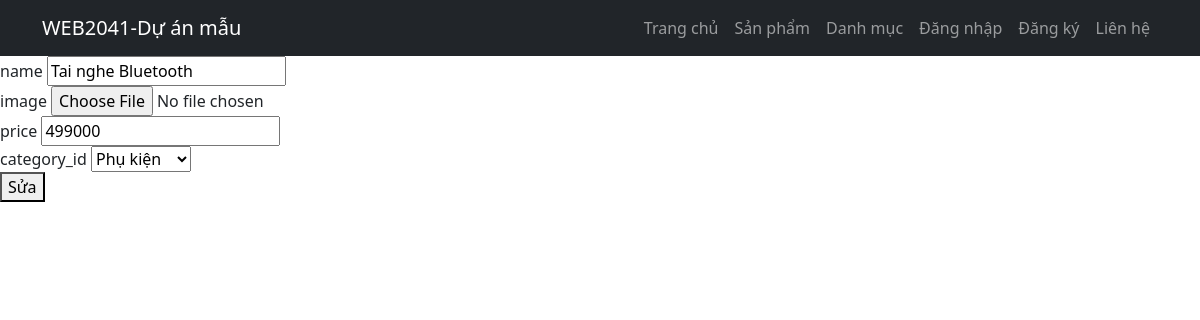
The app's page /?act=product-edit&id=4 with its own data.
### tables this page shows
CREATE TABLE `product` (
  `id` int NOT NULL,
  `name` varchar(255) NOT NULL,
  `image` varchar(255) DEFAULT NULL,
  `price` double NOT NULL,
  `category_id` int DEFAULT NULL
);

CREATE TABLE `category` (
  `id` int NOT NULL,
  `name` varchar(255) NOT NULL
);

### controllers/ProductController.php (called while the page is built, shortened)
<?php
class ProductController
{
    public $modelProduct;
    public $modelCategory;
    public function __construct()
    {
        $this->modelProduct = new ProductModel();
        $this->modelCategory = new CategoryModel();
    }
    public function edit(){
        $categories = $this->modelCategory->getAllCategory();
        $detail = $this->modelProduct->getOne();
        require_once './views/product/edit.php';
    }
}

### index.php (called while the page is built, shortened)
<?php
require_once './commons/function.php';
require_once './controllers/ProductController.php';
require_once './models/ProductModel.php';
require_once './models/CategoryModel.php';
$act = $_GET['act'] ?? '/';
match ($act) {
    '/' => (new ProductController())->Home(),
    'product-list' => (new ProductController())->index(),
    'product-create' => (new ProductController())->create(),
    'product-store' => (new ProductController())->store(),
    'product-destroy' => (new ProductController())->delete(),
    'product-edit' => (new ProductController())->edit(),
    'product-update' => (new ProductController())->update(),
    'category-list'    => (new CategoryController())->index(),
    'category-create'  => (new CategoryController())->create(),
    'category-store'   => (new CategoryController())->store(),
    'category-edit'    => (new CategoryController())->edit(),
    'category-update'  => (new CategoryController())->update(),
    'category-destroy' => (new CategoryController())->delete(),
};

### commons/function.php (called while the page is built, shortened)
<?php
function connectDB() {
    $host = DB_HOST;
    $port = DB_PORT;
    $dbname = DB_NAME;
    try {
        $conn = new PDO("mysql:host=$host;port=$port;dbname=$dbname", DB_USERNAME, DB_PASSWORD);
        $conn->setAttribute(PDO::ATTR_ERRMODE, PDO::ERRMODE_EXCEPTION);
        $conn->setAttribute(PDO::ATTR_DEFAULT_FETCH_MODE, PDO::FETCH_ASSOC);
        return $conn;
    } catch (PDOException $e) {
        echo ("Connection failed: " . $e->getMessage());
    }
}

### models/ProductModel.php (called while the page is built, shortened)
<?php
class ProductModel
{
    public $conn;
    public function __construct()
    {
        $this->conn = connectDB();
    }
    public function getOne(){
        $sql = "SELECT * FROM `product` WHERE id = :id";
        $stmt=$this->conn->prepare($sql);
        $stmt->bindParam('id', $_GET['id']);
        $stmt->execute();
        return $stmt->fetch();
    }
}

### models/CategoryModel.php (called while the page is built, shortened)
<?php
class CategoryModel
{
    public $conn;
    public function __construct()
    {
        $this->conn = connectDB();
    }
    public function getAllCategory()
    {
        $sql = "SELECT * FROM `category`";
        $stmt = $this->conn->query($sql);
        return $stmt->fetchAll();
    }
}

### views/product/edit.php (the view, shortened to what this page needs)
<!DOCTYPE html>
<html lang="en">
<head>
    <link href="https://cdn.jsdelivr.net/npm/bootstrap@5.3.3/dist/css/bootstrap.min.css" rel="stylesheet">
</head>
<body>
    <header>
        <nav class="navbar navbar-expand-lg navbar-dark bg-dark">
            <div class="container">
                <a class="navbar-brand" href="#">WEB2041-Dự án mẫu</a>
                <div class="collapse navbar-collapse" id="navbarNav">
                    <ul class="navbar-nav ms-auto">
                        <li class="nav-item"><a class="nav-link" href="<?= BASE_URL ?>">Trang chủ</a></li>
                        <li class="nav-item"><a class="nav-link" href="<?= BASE_URL . '?act=product-list' ?>">Sản phẩm</a></li>
                        <li class="nav-item"><a class="nav-link" href="<?= BASE_URL . '?act=category-list' ?>">Danh mục</a></li>
                        <li class="nav-item"><a class="nav-link" href="<?= BASE_URL ?>">Đăng nhập</a></li>
                        <li class="nav-item"><a class="nav-link" href="<?= BASE_URL ?>">Đăng ký</a></li>
                        <li class="nav-item"><a class="nav-link" href="<?= BASE_URL ?>">Liên hệ</a></li>
                    </ul>
                </div>
            </div>
        </nav>
    </header>
    <form action="<?= BASE_URL . '?act=product-update&id=' . $_GET['id'] ?>" method="POST" enctype="multipart/form-data">
        <div>
            <label for="name">name</label>
            <input type="text" name="name" value="<?= $detail['name'] ?>">
        </div>
        <div>
            <label for="image">image</label>
            <input type="file" name="image" value="<?= $detail['image'] ?>">
        </div>
        <div>
            <label for="price">price</label>
            <input type="number" name="price" value="<?= $detail['price'] ?>">
        </div>
        <div>
            <label for="category_id">category_id </label>
            <select name="category_id">
                <?php foreach ($categories as $category): ?>
                    <option value="<?= $category['id'] ?>" <?= $category['id'] == $detail['category_id'] ? 'selected' : '' ?>>
                        <?= $category['name'] ?></option>
                <?php endforeach; ?>
            </select>
        </div>
        <button type="submit">Sửa</button>
    </form>
</body>
</html>

### records on screen
product: name "Tai nghe Bluetooth", price "499000", category_id "Phụ kiện"
